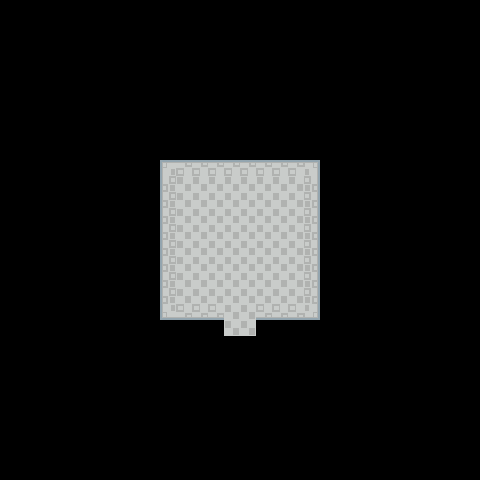

This is a level from a 2D game, rendered from its Tiled map with the project's own tilesets. A one-line summary and the complete map file follow:
An orthogonal 30x30 tile map with 16x16 px tiles, 3 tile layers (Background, Walls, FrontDoor).

<map version="1.10" tiledversion="1.11.2" orientation="orthogonal" renderorder="right-down" width="30" height="30" tilewidth="16" tileheight="16" infinite="0" nextlayerid="4" nextobjectid="1">
 <editorsettings>
  <export target="../src/phaser-client/public/assets/BasiliaTownStarterLabInsideMap.json" format="json" />
 </editorsettings>
 <tileset firstgid="1" name="tileset_by_chaoticcherrycake_d5xdb0y" tilewidth="16" tileheight="16" tilecount="21000" columns="140">
  <image source="tileset_by_chaoticcherrycake_d5xdb0y.png" width="2240" height="2400" />
 </tileset>
 <layer id="1" name="Background" width="30" height="30">
  <data encoding="csv">
0,0,0,0,0,0,0,0,0,0,0,0,0,0,0,0,0,0,0,0,0,0,0,0,0,0,0,0,0,0,
0,0,0,0,0,0,0,0,0,0,0,0,0,0,0,0,0,0,0,0,0,0,0,0,0,0,0,0,0,0,
0,0,0,0,0,0,0,0,0,0,0,0,0,0,0,0,0,0,0,0,0,0,0,0,0,0,0,0,0,0,
0,0,0,0,0,0,0,0,0,0,0,0,0,0,0,0,0,0,0,0,0,0,0,0,0,0,0,0,0,0,
0,0,0,0,0,0,0,0,0,0,0,0,0,0,0,0,0,0,0,0,0,0,0,0,0,0,0,0,0,0,
0,0,0,0,0,0,0,0,0,0,0,0,0,0,0,0,0,0,0,0,0,0,0,0,0,0,0,0,0,0,
0,0,0,0,0,0,0,0,0,0,0,0,0,0,0,0,0,0,0,0,0,0,0,0,0,0,0,0,0,0,
0,0,0,0,0,0,0,0,0,0,0,0,0,0,0,0,0,0,0,0,0,0,0,0,0,0,0,0,0,0,
0,0,0,0,0,0,0,0,0,0,0,0,0,0,0,0,0,0,0,0,0,0,0,0,0,0,0,0,0,0,
0,0,0,0,0,0,0,0,0,0,0,0,0,0,0,0,0,0,0,0,0,0,0,0,0,0,0,0,0,0,
0,0,0,0,0,0,0,0,0,0,2141,2142,2142,2142,2142,2142,2142,2142,2142,2143,0,0,0,0,0,0,0,0,0,0,
0,0,0,0,0,0,0,0,0,0,2281,2282,2282,2282,2282,2282,2282,2282,2282,2283,0,0,0,0,0,0,0,0,0,0,
0,0,0,0,0,0,0,0,0,0,2281,2282,2282,2282,2282,2282,2282,2282,2282,2283,0,0,0,0,0,0,0,0,0,0,
0,0,0,0,0,0,0,0,0,0,2281,2282,2282,2282,2282,2282,2282,2282,2282,2283,0,0,0,0,0,0,0,0,0,0,
0,0,0,0,0,0,0,0,0,0,2281,2282,2282,2282,2282,2282,2282,2282,2282,2283,0,0,0,0,0,0,0,0,0,0,
0,0,0,0,0,0,0,0,0,0,2281,2282,2282,2282,2282,2282,2282,2282,2282,2283,0,0,0,0,0,0,0,0,0,0,
0,0,0,0,0,0,0,0,0,0,2281,2282,2282,2282,2282,2282,2282,2282,2282,2283,0,0,0,0,0,0,0,0,0,0,
0,0,0,0,0,0,0,0,0,0,2281,2282,2282,2282,2282,2282,2282,2282,2282,2283,0,0,0,0,0,0,0,0,0,0,
0,0,0,0,0,0,0,0,0,0,2281,2282,2282,2282,2282,2282,2282,2282,2282,2283,0,0,0,0,0,0,0,0,0,0,
0,0,0,0,0,0,0,0,0,0,2421,2422,2422,2422,2282,2282,2422,2422,2422,2423,0,0,0,0,0,0,0,0,0,0,
0,0,0,0,0,0,0,0,0,0,0,0,0,0,2282,2282,0,0,0,0,0,0,0,0,0,0,0,0,0,0,
0,0,0,0,0,0,0,0,0,0,0,0,0,0,0,0,0,0,0,0,0,0,0,0,0,0,0,0,0,0,
0,0,0,0,0,0,0,0,0,0,0,0,0,0,0,0,0,0,0,0,0,0,0,0,0,0,0,0,0,0,
0,0,0,0,0,0,0,0,0,0,0,0,0,0,0,0,0,0,0,0,0,0,0,0,0,0,0,0,0,0,
0,0,0,0,0,0,0,0,0,0,0,0,0,0,0,0,0,0,0,0,0,0,0,0,0,0,0,0,0,0,
0,0,0,0,0,0,0,0,0,0,0,0,0,0,0,0,0,0,0,0,0,0,0,0,0,0,0,0,0,0,
0,0,0,0,0,0,0,0,0,0,0,0,0,0,0,0,0,0,0,0,0,0,0,0,0,0,0,0,0,0,
0,0,0,0,0,0,0,0,0,0,0,0,0,0,0,0,0,0,0,0,0,0,0,0,0,0,0,0,0,0,
0,0,0,0,0,0,0,0,0,0,0,0,0,0,0,0,0,0,0,0,0,0,0,0,0,0,0,0,0,0,
0,0,0,0,0,0,0,0,0,0,0,0,0,0,0,0,0,0,0,0,0,0,0,0,0,0,0,0,0,0
</data>
 </layer>
 <layer id="2" name="Walls" width="30" height="30">
  <properties>
   <property name="ge_collide" type="bool" value="true" />
  </properties>
  <data encoding="csv">
0,0,0,0,0,0,0,0,0,0,0,0,0,0,0,0,0,0,0,0,0,0,0,0,0,0,0,0,0,0,
0,0,0,0,0,0,0,0,0,0,0,0,0,0,0,0,0,0,0,0,0,0,0,0,0,0,0,0,0,0,
0,0,0,0,0,0,0,0,0,0,0,0,0,0,0,0,0,0,0,0,0,0,0,0,0,0,0,0,0,0,
0,0,0,0,0,0,0,0,0,0,0,0,0,0,0,0,0,0,0,0,0,0,0,0,0,0,0,0,0,0,
0,0,0,0,0,0,0,0,0,0,0,0,0,0,0,0,0,0,0,0,0,0,0,0,0,0,0,0,0,0,
0,0,0,0,0,0,0,0,0,0,0,0,0,0,0,0,0,0,0,0,0,0,0,0,0,0,0,0,0,0,
0,0,0,0,0,0,0,0,0,0,0,0,0,0,0,0,0,0,0,0,0,0,0,0,0,0,0,0,0,0,
0,0,0,0,0,0,0,0,0,0,0,0,0,0,0,0,0,0,0,0,0,0,0,0,0,0,0,0,0,0,
0,0,0,0,0,0,0,0,0,0,0,0,0,0,3125,3125,3125,0,0,0,0,0,0,0,0,0,0,0,0,0,
0,0,0,0,0,0,0,0,0,3125,3125,3125,3125,3125,3125,3125,3125,3125,3125,3125,3125,0,0,0,0,0,0,0,0,0,
0,0,0,0,0,0,0,0,0,3125,0,0,0,0,0,0,0,0,0,0,3125,0,0,0,0,0,0,0,0,0,
0,0,0,0,0,0,0,0,0,3125,0,0,0,0,0,0,0,0,0,0,3125,0,0,0,0,0,0,0,0,0,
0,0,0,0,0,0,0,0,0,3125,0,0,0,0,0,0,0,0,0,0,3125,3125,0,0,0,0,0,0,0,0,
0,0,0,0,0,0,0,0,0,3125,0,0,0,0,0,0,0,0,0,0,3125,3125,0,0,0,0,0,0,0,0,
0,0,0,0,0,0,0,0,0,3125,0,0,0,0,0,0,0,0,0,0,3125,0,0,0,0,0,0,0,0,0,
0,0,0,0,0,0,0,0,0,3125,0,0,0,0,0,0,0,0,0,0,3125,0,0,0,0,0,0,0,0,0,
0,0,0,0,0,0,0,0,0,3125,0,0,0,0,0,0,0,0,0,0,3125,0,0,0,0,0,0,0,0,0,
0,0,0,0,0,0,0,0,0,3125,0,0,0,0,0,0,0,0,0,0,3125,0,0,0,0,0,0,0,0,0,
0,0,0,0,0,0,0,0,0,3125,0,0,0,0,0,0,0,0,0,0,3125,0,0,0,0,0,0,0,0,0,
0,0,0,0,0,0,0,0,0,3125,0,0,0,0,0,0,0,0,0,0,3125,0,0,0,0,0,0,0,0,0,
0,0,0,0,0,0,0,0,0,3125,3125,3125,3125,3125,0,0,3125,3125,3125,3125,3125,0,0,0,0,0,0,0,0,0,
0,0,0,0,0,0,0,0,0,0,0,0,0,0,0,0,0,0,0,0,0,0,0,0,0,0,0,0,0,0,
0,0,0,0,0,0,0,0,0,0,0,0,0,0,0,0,0,0,0,0,0,0,0,0,0,0,0,0,0,0,
0,0,0,0,0,0,0,0,0,0,0,0,0,0,0,0,0,0,0,0,0,0,0,0,0,0,0,0,0,0,
0,0,0,0,0,0,0,0,0,0,0,0,0,0,0,0,0,0,0,0,0,0,0,0,0,0,0,0,0,0,
0,0,0,0,0,0,0,0,0,0,0,0,0,0,0,0,0,0,0,0,0,0,0,0,0,0,0,0,0,0,
0,0,0,0,0,0,0,0,0,0,0,0,0,0,0,0,0,0,0,0,0,0,0,0,0,0,0,0,0,0,
0,0,0,0,0,0,0,0,0,0,0,0,0,0,0,0,0,0,0,0,0,0,0,0,0,0,0,0,0,0,
0,0,0,0,0,0,0,0,0,0,0,0,0,0,0,0,0,0,0,0,0,0,0,0,0,0,0,0,0,0,
0,0,0,0,0,0,0,0,0,0,0,0,0,0,0,0,0,0,0,0,0,0,0,0,0,0,0,0,0,0
</data>
 </layer>
 <layer id="3" name="FrontDoor" width="30" height="30">
  <properties>
   <property name="ge_scene" value="{&quot;SceneName&quot;: &quot;BasiliaTownScene&quot;,&quot;StartPosition&quot;: { &quot;x&quot;: 4, &quot;y&quot;: 4}}" />
  </properties>
  <data encoding="csv">
0,0,0,0,0,0,0,0,0,0,0,0,0,0,0,0,0,0,0,0,0,0,0,0,0,0,0,0,0,0,
0,0,0,0,0,0,0,0,0,0,0,0,0,0,0,0,0,0,0,0,0,0,0,0,0,0,0,0,0,0,
0,0,0,0,0,0,0,0,0,0,0,0,0,0,0,0,0,0,0,0,0,0,0,0,0,0,0,0,0,0,
0,0,0,0,0,0,0,0,0,0,0,0,0,0,0,0,0,0,0,0,0,0,0,0,0,0,0,0,0,0,
0,0,0,0,0,0,0,0,0,0,0,0,0,0,0,0,0,0,0,0,0,0,0,0,0,0,0,0,0,0,
0,0,0,0,0,0,0,0,0,0,0,0,0,0,0,0,0,0,0,0,0,0,0,0,0,0,0,0,0,0,
0,0,0,0,0,0,0,0,0,0,0,0,0,0,0,0,0,0,0,0,0,0,0,0,0,0,0,0,0,0,
0,0,0,0,0,0,0,0,0,0,0,0,0,0,0,0,0,0,0,0,0,0,0,0,0,0,0,0,0,0,
0,0,0,0,0,0,0,0,0,0,0,0,0,0,0,0,0,0,0,0,0,0,0,0,0,0,0,0,0,0,
0,0,0,0,0,0,0,0,0,0,0,0,0,0,0,0,0,0,0,0,0,0,0,0,0,0,0,0,0,0,
0,0,0,0,0,0,0,0,0,0,0,0,0,0,0,0,0,0,0,0,0,0,0,0,0,0,0,0,0,0,
0,0,0,0,0,0,0,0,0,0,0,0,0,0,0,0,0,0,0,0,0,0,0,0,0,0,0,0,0,0,
0,0,0,0,0,0,0,0,0,0,0,0,0,0,0,0,0,0,0,0,0,0,0,0,0,0,0,0,0,0,
0,0,0,0,0,0,0,0,0,0,0,0,0,0,0,0,0,0,0,0,0,0,0,0,0,0,0,0,0,0,
0,0,0,0,0,0,0,0,0,0,0,0,0,0,0,0,0,0,0,0,0,0,0,0,0,0,0,0,0,0,
0,0,0,0,0,0,0,0,0,0,0,0,0,0,0,0,0,0,0,0,0,0,0,0,0,0,0,0,0,0,
0,0,0,0,0,0,0,0,0,0,0,0,0,0,0,0,0,0,0,0,0,0,0,0,0,0,0,0,0,0,
0,0,0,0,0,0,0,0,0,0,0,0,0,0,0,0,0,0,0,0,0,0,0,0,0,0,0,0,0,0,
0,0,0,0,0,0,0,0,0,0,0,0,0,0,0,0,0,0,0,0,0,0,0,0,0,0,0,0,0,0,
0,0,0,0,0,0,0,0,0,0,0,0,0,0,0,0,0,0,0,0,0,0,0,0,0,0,0,0,0,0,
0,0,0,0,0,0,0,0,0,0,0,0,0,0,0,0,0,0,0,0,0,0,0,0,0,0,0,0,0,0,
0,0,0,0,0,0,0,0,0,0,0,0,0,0,3125,3125,3125,0,0,0,0,0,0,0,0,0,0,0,0,0,
0,0,0,0,0,0,0,0,0,0,0,0,0,0,0,0,0,0,0,0,0,0,0,0,0,0,0,0,0,0,
0,0,0,0,0,0,0,0,0,0,0,0,0,0,0,0,0,0,0,0,0,0,0,0,0,0,0,0,0,0,
0,0,0,0,0,0,0,0,0,0,0,0,0,0,0,0,0,0,0,0,0,0,0,0,0,0,0,0,0,0,
0,0,0,0,0,0,0,0,0,0,0,0,0,0,0,0,0,0,0,0,0,0,0,0,0,0,0,0,0,0,
0,0,0,0,0,0,0,0,0,0,0,0,0,0,0,0,0,0,0,0,0,0,0,0,0,0,0,0,0,0,
0,0,0,0,0,0,0,0,0,0,0,0,0,0,0,0,0,0,0,0,0,0,0,0,0,0,0,0,0,0,
0,0,0,0,0,0,0,0,0,0,0,0,0,0,0,0,0,0,0,0,0,0,0,0,0,0,0,0,0,0,
0,0,0,0,0,0,0,0,0,0,0,0,0,0,0,0,0,0,0,0,0,0,0,0,0,0,0,0,0,0
</data>
 </layer>
</map>
